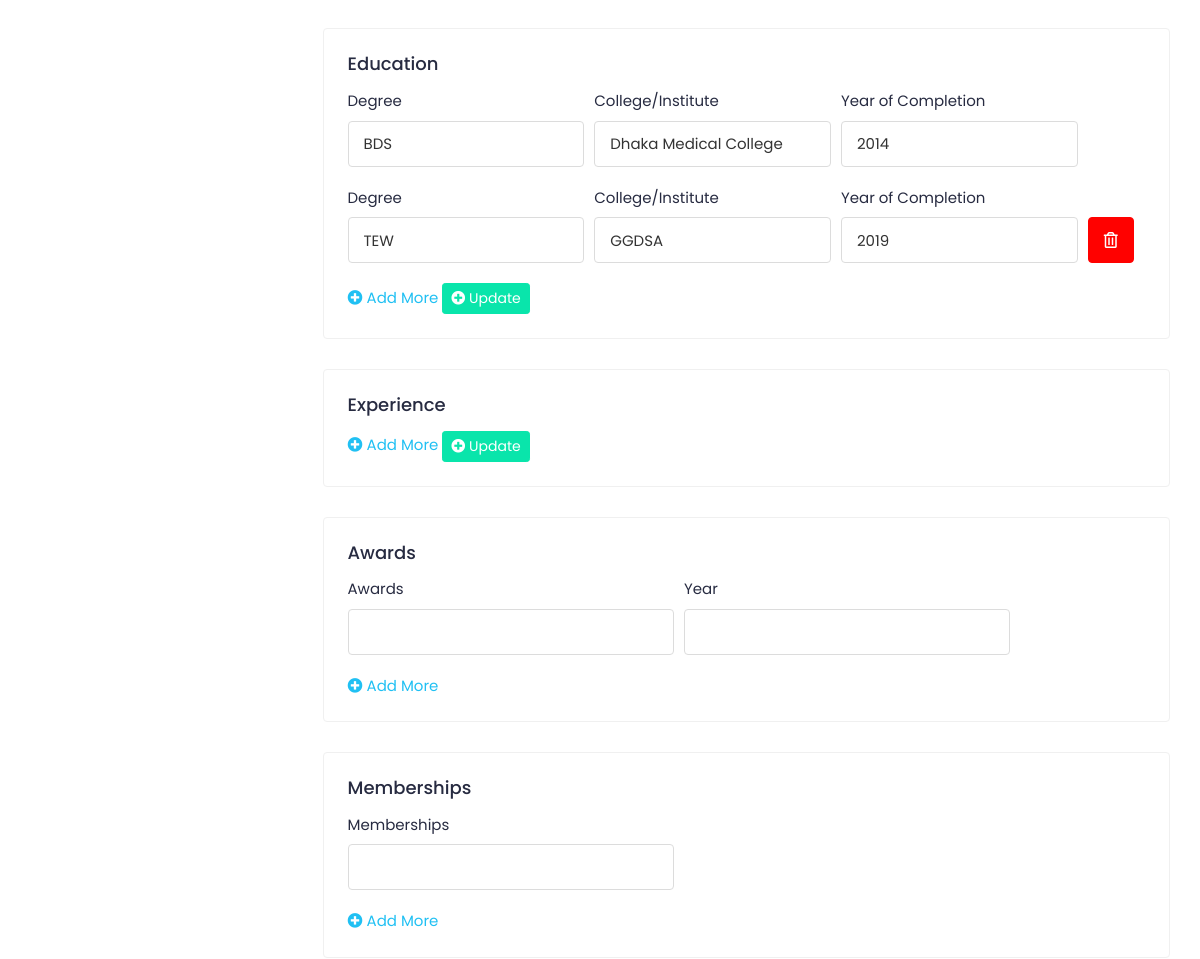
Page /doctors/profile-settings/ (signed in, middle part) on the earlier database version.
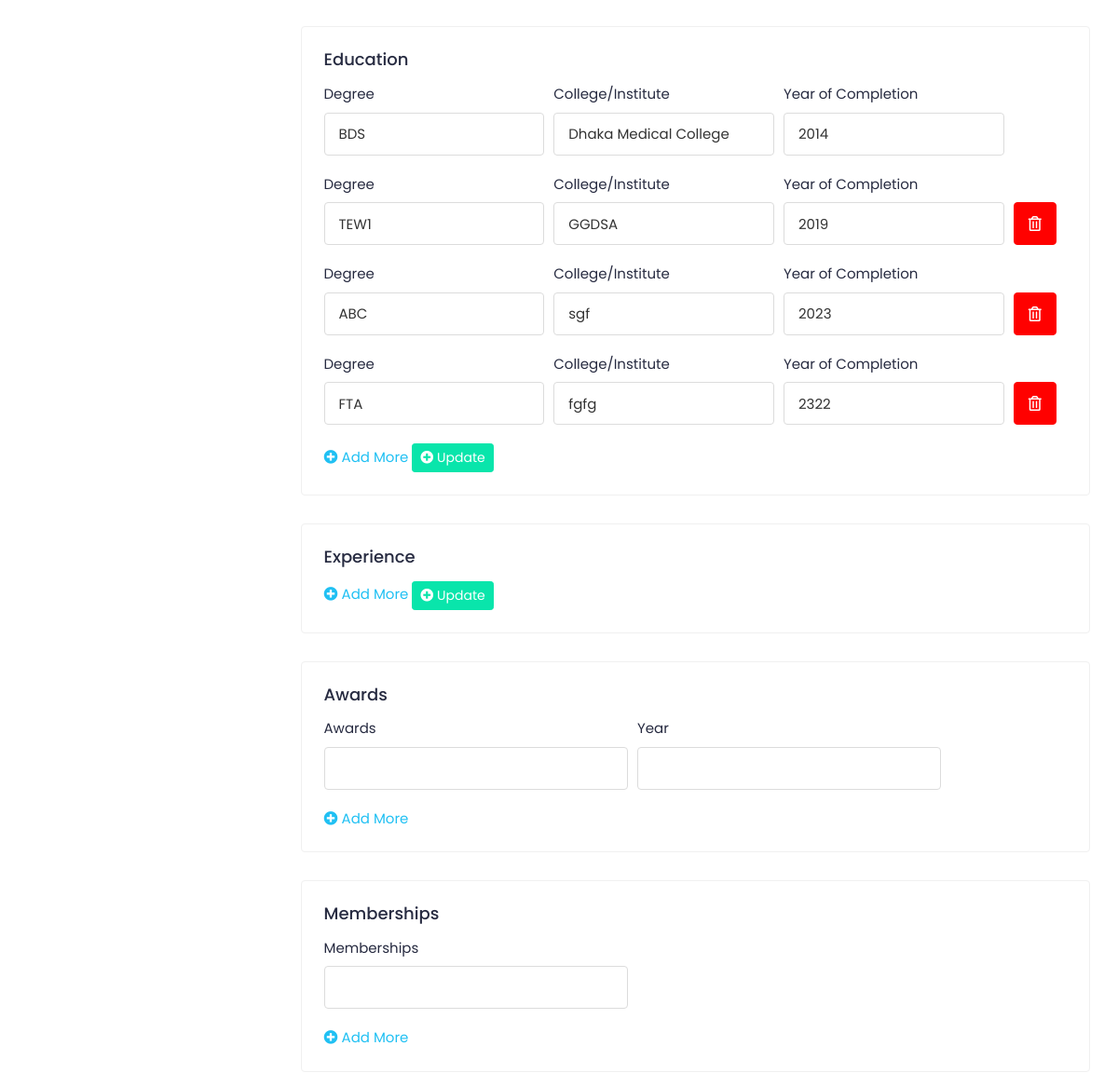
Same page on the later database version.
### doctors/models/doctors.py (models this page shows, shortened)
class Education(models.Model):
    user = models.ForeignKey(
        User, on_delete=models.CASCADE, related_name="educations"
    )
    college = models.CharField(max_length=300)
    degree = models.CharField(max_length=100)
    year_of_completion = models.IntegerField()
    class Meta:
        verbose_name = "Education"
        verbose_name_plural = "Doctor Educations"

### doctors/views.py (the view)
class DoctorProfileUpdateView(DoctorRequiredMixin, generic.UpdateView):
    model = User
    template_name = "doctors/profile-settings.html"
    form_class = DoctorProfileForm
    def get_object(self, queryset=None):
        return self.request.user

### doctors/forms.py
class DoctorProfileForm(forms.ModelForm):
    class Meta:
        model = User
        fields = "__all__"

### accounts/managers.py (called while the page is built)
    def get(self, *args, **kwargs):
        return super().select_related("profile").get(*args, **kwargs)

### accounts/models.py (called while the page is built)
    def get_full_name(self):
        full_name = "%s %s" % (self.first_name, self.last_name)
        return full_name.strip() or self.username

    @property
    def image(self):
        return (
            self.avatar.url
            if self.avatar.storage.exists(self.avatar.name)
            else "{}defaults/user.png".format(settings.MEDIA_URL)
        )

### mixins/custom_mixins.py (called while the page is built)
    def dispatch(self, request, *args, **kwargs):
        if not request.user.is_authenticated:
            return super().dispatch(request, *args, **kwargs)
        if request.user.role != "doctor":
            return self.handle_no_permission()
        return super().dispatch(request, *args, **kwargs)

### templates/doctors/profile-settings.html (shortened to what the changed rows need)
{% extends 'includes/doctor-sidebar.html' %}
{% load static %}
{% block css %}
    <link rel="stylesheet" href="{% static 'assets/plugins/fontawesome/css/fontawesome.min.css' %}">
    <link rel="stylesheet" href="{% static 'assets/plugins/fontawesome/css/all.min.css' %}">
    <link rel="stylesheet" href="{% static 'assets/plugins/select2/css/select2.min.css' %}">
    <link rel="stylesheet" href="{% static 'assets/plugins/bootstrap-tagsinput/css/bootstrap-tagsinput.css' %}">
    <link rel="stylesheet" href="{% static 'assets/plugins/dropzone/dropzone.min.css' %}">
    <link rel="stylesheet" href="{% static 'assets/css/style.css' %}">
{% endblock %}
{% block main %}
    <div class="card">
        <div class="card-body" id="education-data">
            <div class="education-info">
                {% for education in user.educations.all %}
                    <div class="row form-row education-cont">
                        <div class="col-12 col-md-10 col-lg-11">
                            <div class="row form-row">
                                <div class="col-12 col-md-6 col-lg-4">
                                    <div class="form-group">
                                        <label>Degree</label>
                                        <input type="text" class="form-control" name="degree" required
                                               value="{{ education.degree }}">
                                    </div>
                                </div>
                                <div class="col-12 col-md-6 col-lg-4">
                                    <div class="form-group">
                                        <label>College/Institute</label>
                                        <input type="text" class="form-control" name="college" required
                                               value="{{ education.college }}">
                                    </div>
                                </div>
                                <div class="col-12 col-md-6 col-lg-4">
                                    <div class="form-group">
                                        <label>Year of Completion</label>
                                        <input type="number" class="form-control" name="year_of_completion" required
                                               value="{{ education.year_of_completion }}">
                                    </div>
                                </div>
                            </div>
                        </div>
                        {% if forloop.counter != 1 %}
                            <div class="col-12 col-md-2 col-lg-1">
                                <label class="d-md-block d-sm-none d-none">&nbsp;</label>
                                <a href="#" class="btn btn-danger trash"><i class="far fa-trash-alt"></i></a>
                            </div>
                        {% endif %}
                    </div>
                {% endfor %}
            </div>
        </div>
    </div>
{% endblock %}

Differences in the rows shown:
changed Education "GGDSA": degree "TEW" → "TEW1"
added Education: degree "ABC", college "sgf", year_of_completion "2023"
added Education: degree "FTA", college "fgfg", year_of_completion "2322"
